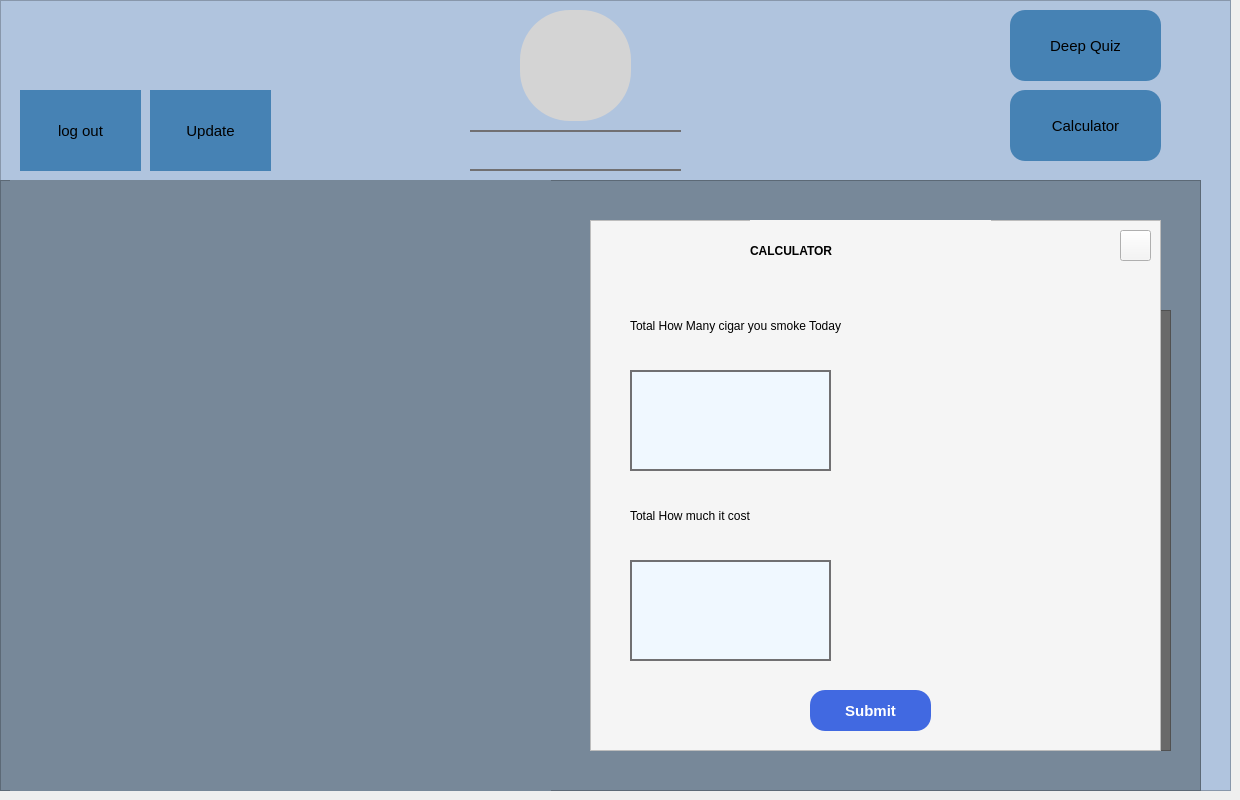
    <widget class="QWidget" name="page_4">
     <widget class="QFrame" name="frame_11">
      <property name="geometry">
       <rect>
        <x>0</x>
        <y>0</y>
        <width>1231</width>
        <height>791</height>
       </rect>
      </property>
      <property name="styleSheet">
       <string notr="true">background:   	#B0C4DE</string>
      </property>
      <property name="frameShape">
       <enum>QFrame::StyledPanel</enum>
      </property>
      <property name="frameShadow">
       <enum>QFrame::Raised</enum>
      </property>
      <widget class="QToolButton" name="toolButton_2">
       <property name="geometry">
        <rect>
         <x>520</x>
         <y>10</y>
         <width>111</width>
         <height>111</height>
        </rect>
       </property>
       <property name="styleSheet">
        <string notr="true">background:rgb(212, 212, 212);
border-radius:50px;

</string>
       </property>
       <property name="text">
        <string/>
       </property>
       <property name="icon">
        <iconset resource="resource.qrc">
         <normaloff>:/dd/other/user.png</normaloff>
         <normalon>:/img/152532.png</normalon>:/dd/other/user.png</iconset>
       </property>
       <property name="iconSize">
        <size>
         <width>90</width>
         <height>90</height>
        </size>
       </property>
      </widget>
      <widget class="QLabel" name="S_username">
       <property name="geometry">
        <rect>
         <x>470</x>
         <y>130</y>
         <width>211</width>
         <height>41</height>
        </rect>
       </property>
       <property name="styleSheet">
        <string notr="true">font: 21pt &quot;Sylfaen&quot;;
font-weight: bold;
color:#000000;

border-bottom:2px solid #717072;

border-top:2px solid #717072;
</string>
       </property>
       <property name="text">
        <string/>
       </property>
      </widget>
      <widget class="QPushButton" name="pushButton_55">
       <property name="geometry">
        <rect>
         <x>150</x>
         <y>90</y>
         <width>121</width>
         <height>81</height>
        </rect>
       </property>
       <property name="styleSheet">
        <string notr="true">QPushButton
{
font-size:15px;
background: #4682B4; 
border: none;
}

QPushButton:hover
{
color:white;
border: none;
 background:   rgb(70, 140, 104);
}</string>
       </property>
       <property name="text">
        <string>Update</string>
       </property>
       <property name="icon">
        <iconset resource="resource.qrc">
         <normaloff>:/dd/other/download-removebg-preview.png</normaloff>:/dd/other/download-removebg-preview.png</iconset>
       </property>
       <property name="iconSize">
        <size>
         <width>50</width>
         <height>50</height>
        </size>
       </property>
      </widget>
      <widget class="QPushButton" name="DEEp_Qz_Button_main">
       <property name="geometry">
        <rect>
         <x>1010</x>
         <y>10</y>
         <width>151</width>
         <height>71</height>
        </rect>
       </property>
       <property name="styleSheet">
        <string notr="true">QPushButton
{
font-size:15px;
background:  	#4682B4;
border-radius:15px;
}

QPushButton:hover
{
color:white;
border-radius:20px;
background:  #D8BFD8;
}</string>
       </property>
       <property name="text">
        <string>Deep Quiz</string>
       </property>
       <property name="icon">
        <iconset resource="resource.qrc">
         <normaloff>:/dd/other/kisspng-computer-icons-deep-work-clip-art-check-engine-5b36798be46ae2.4181146615302967159356-removebg-preview.png</normaloff>:/dd/other/kisspng-computer-icons-deep-work-clip-art-check-engine-5b36798be46ae2.4181146615302967159356-removebg-preview.png</iconset>
       </property>
       <property name="iconSize">
        <size>
         <width>65</width>
         <height>50</height>
        </size>
       </property>
      </widget>
      <widget class="QPushButton" name="Calulattor_button">
       <property name="geometry">
        <rect>
         <x>1010</x>
         <y>90</y>
         <width>151</width>
         <height>71</height>
        </rect>
       </property>
       <property name="styleSheet">
        <string notr="true">QPushButton
{
font-size:15px;
background:  	#4682B4;
border-radius:15px;
}

QPushButton:hover
{
color:white;
border-radius:20px;
background:  #D8BFD8;
}</string>
       </property>
       <property name="text">
        <string>Calculator</string>
       </property>
       <property name="icon">
        <iconset resource="resource.qrc">
         <normaloff>:/dd/other/hrmkhyspg4vwptt5frzp-removebg-preview.png</normaloff>:/dd/other/hrmkhyspg4vwptt5frzp-removebg-preview.png</iconset>
       </property>
       <property name="iconSize">
        <size>
         <width>50</width>
         <height>50</height>
        </size>
       </property>
      </widget>
      <widget class="QPushButton" name="logout_button">
       <property name="geometry">
        <rect>
         <x>20</x>
         <y>90</y>
         <width>121</width>
         <height>81</height>
        </rect>
       </property>
       <property name="styleSheet">
        <string notr="true">QPushButton
{
border: none;
font-size:15px;
 background:      #4682B4; 
}

QPushButton:hover
{
color:white;

border-radius:0px;
 background:    rgb(70, 140, 104);
border-radius:0px;
}</string>
       </property>
       <property name="text">
        <string>log out</string>
       </property>
       <property name="icon">
        <iconset resource="resource.qrc">
         <normaloff>:/dd/other/logout_icon_151219-removebg-preview.png</normaloff>:/dd/other/logout_icon_151219-removebg-preview.png</iconset>
       </property>
       <property name="iconSize">
        <size>
         <width>50</width>
         <height>50</height>
        </size>
       </property>
      </widget>
      <widget class="QFrame" name="frame_3">
       <property name="geometry">
        <rect>
         <x>0</x>
         <y>180</y>
         <width>1201</width>
         <height>611</height>
        </rect>
       </property>
       <property name="styleSheet">
        <string notr="true">background:  		#778899</string>
       </property>
       <property name="frameShape">
        <enum>QFrame::StyledPanel</enum>
       </property>
       <property name="frameShadow">
        <enum>QFrame::Raised</enum>
       </property>
       <widget class="QFrame" name="update_frame">
        <property name="geometry">
         <rect>
          <x>10</x>
          <y>0</y>
          <width>461</width>
          <height>611</height>
         </rect>
        </property>
        <property name="styleSheet">
         <string notr="true">background-color:rgb(52, 52, 0);</string>
        </property>
        <property name="frameShape">
         <enum>QFrame::StyledPanel</enum>
        </property>
        <property name="frameShadow">
         <enum>QFrame::Raised</enum>
        </property>
        <widget class="QLineEdit" name="edit_u_name">
         <property name="geometry">
          <rect>
           <x>80</x>
           <y>150</y>
           <width>291</width>
           <height>51</height>
          </rect>
         </property>
         <property name="styleSheet">
          <string notr="true">QLineEdit
{
font-size:25px;
background:transparent;
border:none;
color:#717072;
border-bottom:0.5px solid #717072;
}
	
</string>
         </property>
         <property name="inputMask">
          <string/>
         </property>
         <property name="text">
          <string/>
         </property>
         <property name="placeholderText">
          <string>New Username</string>
         </property>
        </widget>
        <widget class="QLineEdit" name="edit_u_pass">
         <property name="geometry">
          <rect>
           <x>80</x>
           <y>240</y>
           <width>291</width>
           <height>51</height>
          </rect>
         </property>
         <property name="styleSheet">
          <string notr="true">QLineEdit
{
font-size:25px;
background:transparent;
border:none;
color:#717072;
border-bottom:0.5px solid #717072;
}
	
</string>
         </property>
         <property name="inputMask">
          <string/>
         </property>
         <property name="text">
          <string/>
         </property>
         <property name="echoMode">
          <enum>QLineEdit::Password</enum>
         </property>
         <property name="placeholderText">
          <string>New Password</string>
         </property>
        </widget>
        <widget class="QLineEdit" name="edit_u_pass_confirm">
         <property name="geometry">
          <rect>
           <x>80</x>
           <y>340</y>
           <width>291</width>
           <height>51</height>
          </rect>
         </property>
         <property name="styleSheet">
          <string notr="true">QLineEdit
{
font-size:25px;
background:transparent;
border:none;
color:#717072;
border-bottom:0.5px solid #717072;
}
	
</string>
         </property>
         <property name="inputMask">
          <string/>
         </property>
         <property name="text">
          <string/>
         </property>
         <property name="echoMode">
          <enum>QLineEdit::Password</enum>
         </property>
         <property name="placeholderText">
          <string>Confirm Password</string>
         </property>
        </widget>
        <widget class="QPushButton" name="update_confirm_button">
         <property name="geometry">
          <rect>
           <x>310</x>
           <y>460</y>
           <width>121</width>
           <height>41</height>
          </rect>
         </property>
         <property name="cursor">
          <cursorShape>PointingHandCursor</cursorShape>
         </property>
         <property name="styleSheet">
          <string notr="true">QPushButton
{
font-size:15px;
background:  #4169E1;
border-radius:15px;
}

QPushButton:hover
{
color:white;
border-radius:20px;
background:   #3CB371;
}</string>
         </property>
         <property name="text">
          <string>Confirm</string>
         </property>
        </widget>
        <widget class="QPushButton" name="update_close_button">
         <property name="geometry">
          <rect>
           <x>420</x>
           <y>10</y>
           <width>31</width>
           <height>31</height>
          </rect>
         </property>
         <property name="styleSheet">
          <string notr="true">
QPushButton:hover
{
background:   	#CD5C5C;
}</string>
         </property>
         <property name="text">
          <string/>
         </property>
         <property name="icon">
          <iconset resource="resource.qrc">
           <normaloff>:/dd/other/close-icon-12.jpg</normaloff>:/dd/other/close-icon-12.jpg</iconset>
         </property>
         <property name="iconSize">
          <size>
           <width>50</width>
           <height>50</height>
          </size>
         </property>
        </widget>
       </widget>
       <widget class="QFrame" name="board_frame">
        <property name="geometry">
         <rect>
          <x>610</x>
          <y>130</y>
          <width>561</width>
          <height>441</height>
         </rect>
        </property>
        <property name="styleSheet">
         <string notr="true">background:     #696969</string>
        </property>
        <property name="frameShape">
         <enum>QFrame::StyledPanel</enum>
        </property>
        <property name="frameShadow">
         <enum>QFrame::Raised</enum>
        </property>
        <widget class="QLabel" name="Show_Totl_cigar">
         <property name="geometry">
          <rect>
           <x>40</x>
           <y>100</y>
           <width>141</width>
           <height>111</height>
          </rect>
         </property>
         <property name="styleSheet">
          <string notr="true">font: 20pt &quot;Segoe UI&quot;;
color:#000000;

border-bottom:2px solid #717072;
border-right:2px solid #717072;
border-top:2px solid #717072;
border-left:2px solid #717072;
background:#F0F8FF;</string>
         </property>
         <property name="text">
          <string/>
         </property>
        </widget>
        <widget class="QLabel" name="shoe_Totl_cost">
         <property name="geometry">
          <rect>
           <x>40</x>
           <y>280</y>
           <width>141</width>
           <height>111</height>
          </rect>
         </property>
         <property name="styleSheet">
          <string notr="true">font: 20pt &quot;Segoe UI&quot;;
color:#000000;

border-bottom:2px solid #717072;
border-right:2px solid #717072;
border-top:2px solid #717072;
border-left:2px solid #717072;
background:#F0F8FF;</string>
         </property>
         <property name="text">
          <string/>
         </property>
        </widget>
        <widget class="QLabel" name="label_43">
         <property name="geometry">
          <rect>
           <x>40</x>
           <y>40</y>
           <width>351</width>
           <height>51</height>
          </rect>
         </property>
         <property name="styleSheet">
          <string notr="true">
font: 16pt &quot;Arial&quot;;
color: 	aliceblue

</string>
         </property>
         <property name="text">
          <string>Total Number of Cigarette You Smoke</string>
         </property>
        </widget>
        <widget class="QLabel" name="label_44">
         <property name="geometry">
          <rect>
           <x>40</x>
           <y>220</y>
           <width>321</width>
           <height>51</height>
          </rect>
         </property>
         <property name="styleSheet">
          <string notr="true">font: 16pt &quot;Arial&quot;;
color: 	aliceblue

</string>
         </property>
         <property name="text">
          <string>Total Cost of It</string>
         </property>
        </widget>
        <widget class="QPushButton" name="reset_board_buuton">
         <property name="geometry">
          <rect>
           <x>450</x>
           <y>380</y>
           <width>91</width>
           <height>51</height>
          </rect>
         </property>
         <property name="styleSheet">
          <string notr="true">QPushButton
{
font-size:15px;
background: #5F9EA0;
border: none;
}

QPushButton:hover
{
color:white;
border: none;
 background:   rgb(70, 140, 104);
}</string>
         </property>
         <property name="text">
          <string>Reset</string>
         </property>
         <property name="icon">
          <iconset resource="resource.qrc">
           <normaloff>:/dd/other/images-removebg-preview.png</normaloff>:/dd/other/images-removebg-preview.png</iconset>
         </property>
         <property name="iconSize">
          <size>
           <width>30</width>
           <height>30</height>
          </size>
         </property>
        </widget>
       </widget>
       <widget class="QLabel" name="profile_animation">
        <property name="geometry">
         <rect>
          <x>10</x>
          <y>0</y>
          <width>541</width>
          <height>611</height>
         </rect>
        </property>
        <property name="styleSheet">
         <string notr="true"/>
        </property>
        <property name="text">
         <string/>
        </property>
       </widget>
       <widget class="QFrame" name="calculator_frame">
        <property name="geometry">
         <rect>
          <x>590</x>
          <y>40</y>
          <width>571</width>
          <height>531</height>
         </rect>
        </property>
        <property name="styleSheet">
         <string notr="true">background:    		whitesmoke</string>
        </property>
        <property name="frameShape">
         <enum>QFrame::StyledPanel</enum>
        </property>
        <property name="frameShadow">
         <enum>QFrame::Raised</enum>
        </property>
        <widget class="QLabel" name="label_47">
         <property name="geometry">
          <rect>
           <x>40</x>
           <y>80</y>
           <width>371</width>
           <height>51</height>
          </rect>
         </property>
         <property name="styleSheet">
          <string notr="true">font: 16pt &quot;Segoe UI&quot;;
color:#000000;

</string>
         </property>
         <property name="text">
          <string>Total How Many cigar you smoke Today</string>
         </property>
        </widget>
        <widget class="QLabel" name="label_48">
         <property name="geometry">
          <rect>
           <x>40</x>
           <y>270</y>
           <width>321</width>
           <height>51</height>
          </rect>
         </property>
         <property name="styleSheet">
          <string notr="true">font: 16pt &quot;Segoe UI&quot;;
color:#000000;

</string>
         </property>
         <property name="text">
          <string>Total How much it cost</string>
         </property>
        </widget>
        <widget class="QPushButton" name="Calculator_submit_button">
         <property name="geometry">
          <rect>
           <x>220</x>
           <y>470</y>
           <width>121</width>
           <height>41</height>
          </rect>
         </property>
         <property name="cursor">
          <cursorShape>PointingHandCursor</cursorShape>
         </property>
         <property name="styleSheet">
          <string notr="true">QPushButton
{
font-size:15px;
color:white;
font-weight: bold;
background:  #4169E1;
border-radius:15px;
}

QPushButton:hover
{
color:white;
border-radius:20px;
background:   #3CB371;
}</string>
         </property>
         <property name="text">
          <string>Submit</string>
         </property>
        </widget>
        <widget class="QLineEdit" name="enter_totL_cigar">
         <property name="geometry">
          <rect>
           <x>40</x>
           <y>150</y>
           <width>201</width>
           <height>101</height>
          </rect>
         </property>
         <property name="styleSheet">
          <string notr="true">font: 20pt &quot;Segoe UI&quot;;
color:#000000;

border-bottom:2px solid #717072;
border-right:2px solid #717072;
border-top:2px solid #717072;
border-left:2px solid #717072;
background:#F0F8FF;</string>
         </property>
        </widget>
        <widget class="QLineEdit" name="enter_totL_cost">
         <property name="geometry">
          <rect>
           <x>40</x>
           <y>340</y>
           <width>201</width>
           <height>101</height>
          </rect>
         </property>
         <property name="styleSheet">
          <string notr="true">font: 20pt &quot;Segoe UI&quot;;
color:#000000;

border-bottom:2px solid #717072;
border-right:2px solid #717072;
border-top:2px solid #717072;
border-left:2px solid #717072;
background:#F0F8FF;</string>
         </property>
        </widget>
        <widget class="QLabel" name="label_49">
         <property name="geometry">
          <rect>
           <x>160</x>
           <y>0</y>
           <width>241</width>
           <height>61</height>
          </rect>
         </property>
         <property name="styleSheet">
          <string notr="true">font: 26pt &quot;Sylfaen&quot;;
font-weight: bold;
color:#000000;

</string>
         </property>
         <property name="text">
          <string>CALCULATOR</string>
         </property>
        </widget>
        <widget class="QPushButton" name="Calculator_close_button">
         <property name="geometry">
          <rect>
           <x>530</x>
           <y>10</y>
           <width>31</width>
           <height>31</height>
          </rect>
         </property>
         <property name="styleSheet">
          <string notr="true">
QPushButton:hover
{
background:   	#CD5C5C;
}</string>
         </property>
         <property name="text">
          <string/>
         </property>
         <property name="icon">
          <iconset resource="resource.qrc">
           <normaloff>:/dd/other/dddd.png</normaloff>:/dd/other/dddd.png</iconset>
         </property>
         <property name="iconSize">
          <size>
           <width>50</width>
           <height>50</height>
          </size>
         </property>
        </widget>
       </widget>
       <widget class="QPushButton" name="board_icon">
        <property name="geometry">
         <rect>
          <x>790</x>
          <y>0</y>
          <width>201</width>
          <height>181</height>
         </rect>
        </property>
        <property name="styleSheet">
         <string notr="true">background:transparent;
border:none;</string>
        </property>
        <property name="text">
         <string/>
        </property>
        <property name="icon">
         <iconset resource="resource.qrc">
          <normaloff>:/img/222973.png</normaloff>:/img/222973.png</iconset>
        </property>
        <property name="iconSize">
         <size>
          <width>100</width>
          <height>130</height>
         </size>
        </property>
       </widget>
      </widget>
     </widget>
    </widget>
